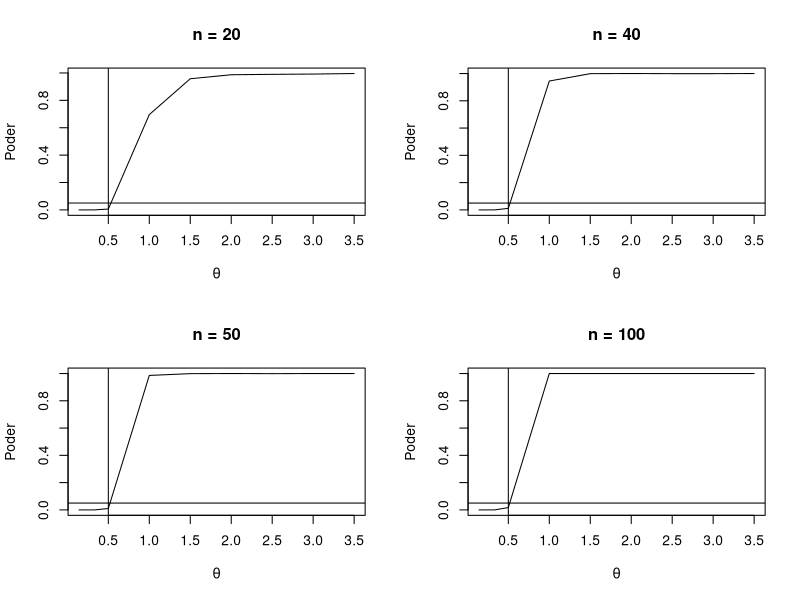

R code for this plot:
#--------------LogNormal-------------------#

r <- 1000            
mu0 <- 1/2        
mu.test <- c(7/2, 3, 5/2, 2, 3/2, 1, 1/2, 1/3, 1/4, 1/5, 1/6, 1/7)  
M <- length(mu.test)              
poder <- numeric(M)               
nobs <- c(20, 40, 50, 100)        
poder_nobs <- matrix(0,length(nobs),M)  
c <- 1
for(j in nobs) {
  for (i in 1:M) {
    mu <- mu.test[i]
    p_value <- replicate(r, expr = {
      x <- rlnorm(j,  (log(mu)) - 1/2, 1)
      test_t <- t.test(x, alternative = "greater", mu = mu0)
      test_t$p.value})
    poder[i] <- mean(p_value <= 0.05)
  }
  poder_nobs[c,] <- poder
  c = c+1
}

#Gráficos com n diferentes
x11()
par(mfrow=c(2,2))
plot(mu.test, poder_nobs[1,], type = "l", xlab = bquote(theta), ylab = "Poder", main = "n = 20")
abline(v = mu0, lty = 1)
abline(h = .05, lty = 1)

plot(mu.test, poder_nobs[2,], type = "l", xlab = bquote(theta), ylab = "Poder", main = "n = 40")
abline(v = mu0, lty = 1)
abline(h = .05, lty = 1)

plot(mu.test, poder_nobs[3,], type = "l", xlab = bquote(theta), ylab = "Poder", main = "n = 50")
abline(v = mu0, lty = 1)
abline(h = .05, lty = 1)

plot(mu.test, poder_nobs[4,], type = "l", xlab = bquote(theta), ylab = "Poder", main = "n = 100")
abline(v = mu0, lty = 1)
abline(h = .05, lty = 1)
